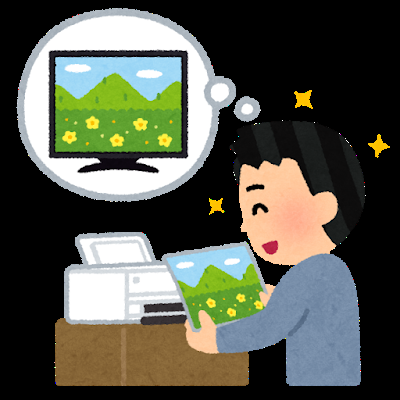
#> input picture opencv/image.png, 400 x 400 px
$ python show_pixsel.py
#> lines starting #> are read from the running program, lines starting #| are printed output that depends on the picture; after the words box and inside, x2 and y2 are one past the last pixel; in counts of white or black regions, pixels touching at a corner belong together
import cv2
import numpy as np
import matplotlib.pyplot as plt

img = cv2.imread('image.png')
#> img is the input picture: shape (400, 400, 3); mean B, G, R 76.5, 88.4, 86

px = img[100,100]
#> px = [29, 192, 139]
print(px)
#| [ 29 192 139]

# accessing only blue pixel
# b:0 g:1 r:2
blue = img[100,100,0]
#> blue = 29
print(f'blue is {blue}')
#| blue is 29

img[180, 220] = [255,255,255]
#> img: shape (400, 400, 3); under 0.01% of pixels changed, all inside (x1, y1, x2, y2) = (220, 180, 221, 181)
print(f'180x220 is {img[180, 220]}')
#| 180x220 is [255 255 255]
# この直接各画素の要素を取得・変更をしていくのは処理に時間がかかる。上は配列の領域を選択するのに使う

# 各画素へのアクセスに関してはNumpyの配列を扱う array.item() と array.itemset() を使うと良い↓
# accessing RED value
print(img.item(100,100,2))
#| 139

img.itemset((100,100,2),100)
#> img: shape (400, 400, 3); mean B, G, R 76.5, 88.4, 86
print(img.item(100,100,2))
#| 100

# 画像の属性情報の取得
print(img.shape)
#| (400, 400, 3)
# サイズの取得
print(img.size)
#| 480000
# データ型
print(img.dtype)
#| uint8

# 画像中の注目領域(ROI)

b,g,r = cv2.split(img)
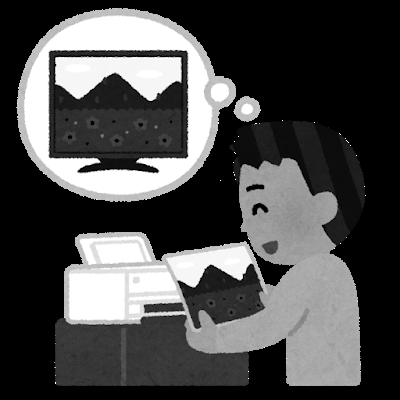
#> b: shape (400, 400); min 0, max 255, mean 76.5
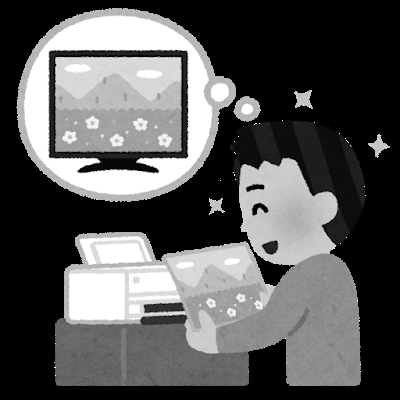
#> g: shape (400, 400); min 0, max 255, mean 88.4
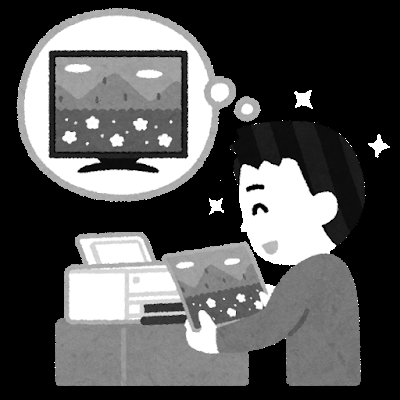
#> r: shape (400, 400); min 0, max 255, mean 86
img2 = cv2.merge([r,g,b])
# y,xの順で適用される
face = img2[100:300,200:400]
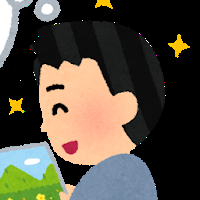
#> face: shape (200, 200, 3); mean R, G, B 83.8, 77.8, 64.9
img2[0:200,0:200] = face
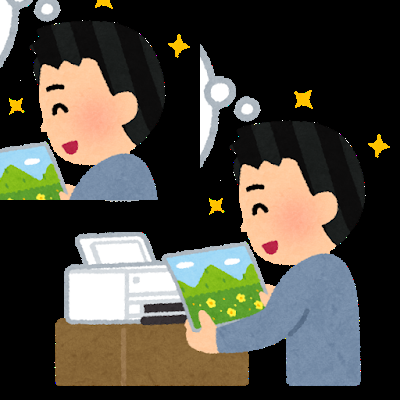
#> img2: shape (400, 400, 3); mean R, G, B 75.3, 72.1, 62.8
plt.subplot(231);plt.imshow(b)
plt.subplot(232);plt.imshow(g)
plt.subplot(233);plt.imshow(r)
plt.subplot(234);plt.imshow(img2)
plt.subplot(235);plt.imshow(face)
plt.show()
